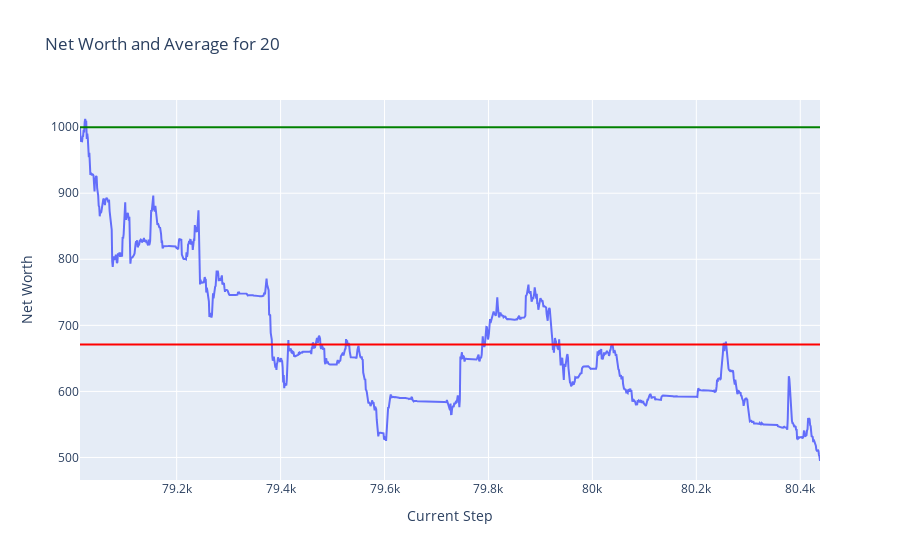
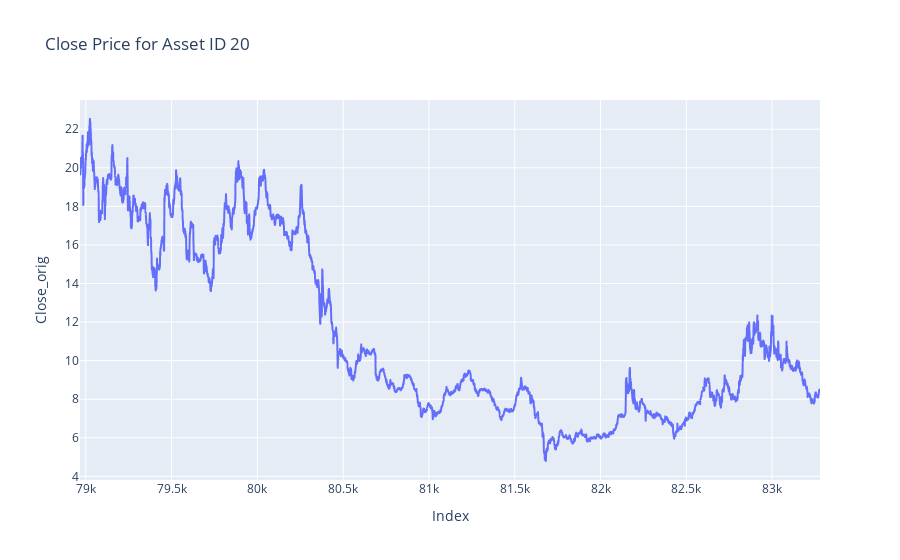
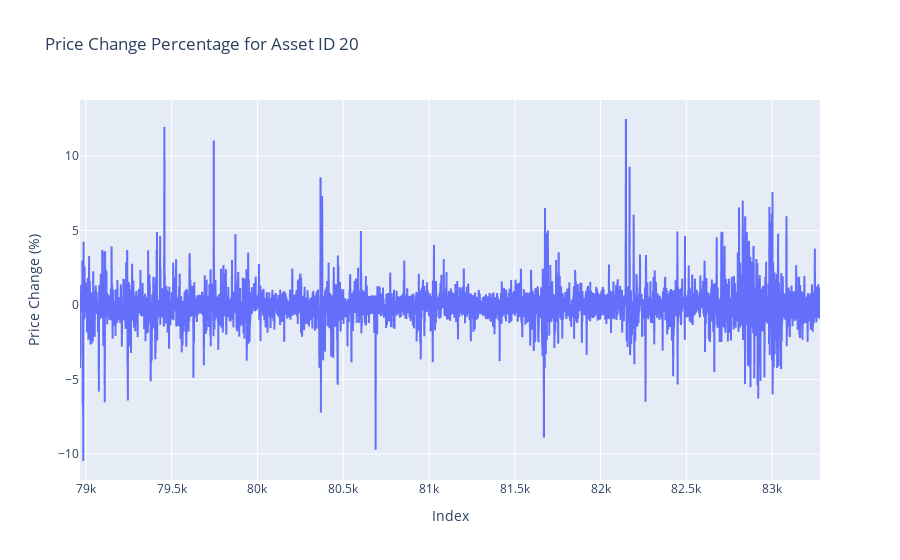
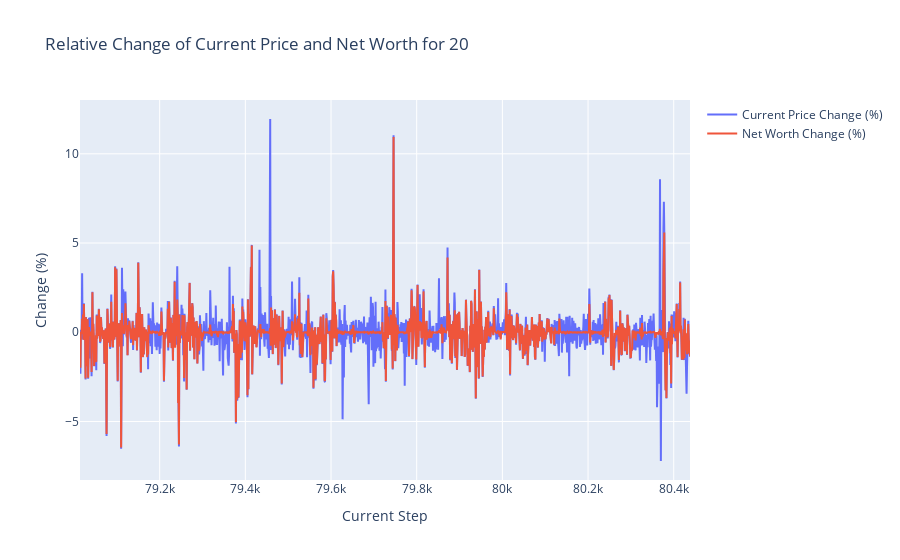

The notebook cell these images were saved under, in order:
### Markdown cell above
## Plots

### Code cell
token = 20
plot_token_data(df = train_hist_df, token = token)
plot_close_by_asset(df= train_df, asset_id= token)
plot_price_change_by_asset(df= train_df, asset_id= token)
plot_relative_change_by_token(df = train_hist_df, token = token)

### Figure 1 — Plotly figure (JSON) as saved in the notebook; plotly's stock layout.template omitted (floating-point values rounded to 4 significant figures; data arrays with more than 128 entries replaced by an {"elided": "..."} marker saying what was removed)
{"data": [{"mode": "lines", "name": "Net Worth", "type": "scatter", "x": {"elided": "1425 int values"}, "y": {"elided": "1425 float values"}}], "layout": {"shapes": [{"line": {"color": "green"}, "name": "Net Worth = 1000", "type": "line", "x0": 0, "x1": 1, "xref": "x domain", "y0": 1000, "y1": 1000, "yref": "y"}, {"line": {"color": "red"}, "name": "Average Net Worth = 671.15", "type": "line", "x0": 0, "x1": 1, "xref": "x domain", "y0": 671.1, "y1": 671.1, "yref": "y"}], "title": {"text": "Net Worth and Average for 20"}, "xaxis": {"title": {"text": "Current Step"}}, "yaxis": {"title": {"text": "Net Worth"}}}}

### Figure 2 — Plotly figure (JSON) as saved in the notebook; plotly's stock layout.template omitted (floating-point values rounded to 4 significant figures; data arrays with more than 128 entries replaced by an {"elided": "..."} marker saying what was removed)
{"data": [{"hovertemplate": "Index=%{x}<br>Close_orig=%{y}<extra></extra>", "legendgroup": "", "line": {"color": "#636efa", "dash": "solid"}, "marker": {"symbol": "circle"}, "mode": "lines", "name": "", "showlegend": false, "type": "scattergl", "x": {"elided": "4314 int values"}, "xaxis": "x", "y": {"elided": "4314 float values"}, "yaxis": "y"}], "layout": {"legend": {"tracegroupgap": 0}, "title": {"text": "Close Price for Asset ID 20"}, "xaxis": {"anchor": "y", "domain": [0, 1], "title": {"text": "Index"}}, "yaxis": {"anchor": "x", "domain": [0, 1], "title": {"text": "Close_orig"}}}}

### Figure 3 — Plotly figure (JSON) as saved in the notebook; plotly's stock layout.template omitted (floating-point values rounded to 4 significant figures; data arrays with more than 128 entries replaced by an {"elided": "..."} marker saying what was removed)
{"data": [{"hovertemplate": "Index=%{x}<br>Price Change (%)=%{y}<extra></extra>", "legendgroup": "", "line": {"color": "#636efa", "dash": "solid"}, "marker": {"symbol": "circle"}, "mode": "lines", "name": "", "showlegend": false, "type": "scattergl", "x": {"elided": "4314 int values"}, "xaxis": "x", "y": {"elided": "4314 float values"}, "yaxis": "y"}], "layout": {"legend": {"tracegroupgap": 0}, "title": {"text": "Price Change Percentage for Asset ID 20"}, "xaxis": {"anchor": "y", "domain": [0, 1], "title": {"text": "Index"}}, "yaxis": {"anchor": "x", "domain": [0, 1], "title": {"text": "Price Change (%)"}}}}

### Figure 4 — Plotly figure (JSON) as saved in the notebook; plotly's stock layout.template omitted (floating-point values rounded to 4 significant figures; data arrays with more than 128 entries replaced by an {"elided": "..."} marker saying what was removed)
{"data": [{"mode": "lines", "name": "Current Price Change (%)", "type": "scatter", "x": {"elided": "1425 int values"}, "y": {"elided": "1425 float values"}}, {"mode": "lines", "name": "Net Worth Change (%)", "type": "scatter", "x": {"elided": "1425 int values"}, "y": {"elided": "1425 float values"}}], "layout": {"title": {"text": "Relative Change of Current Price and Net Worth for 20"}, "xaxis": {"title": {"text": "Current Step"}}, "yaxis": {"title": {"text": "Change (%)"}}}}
